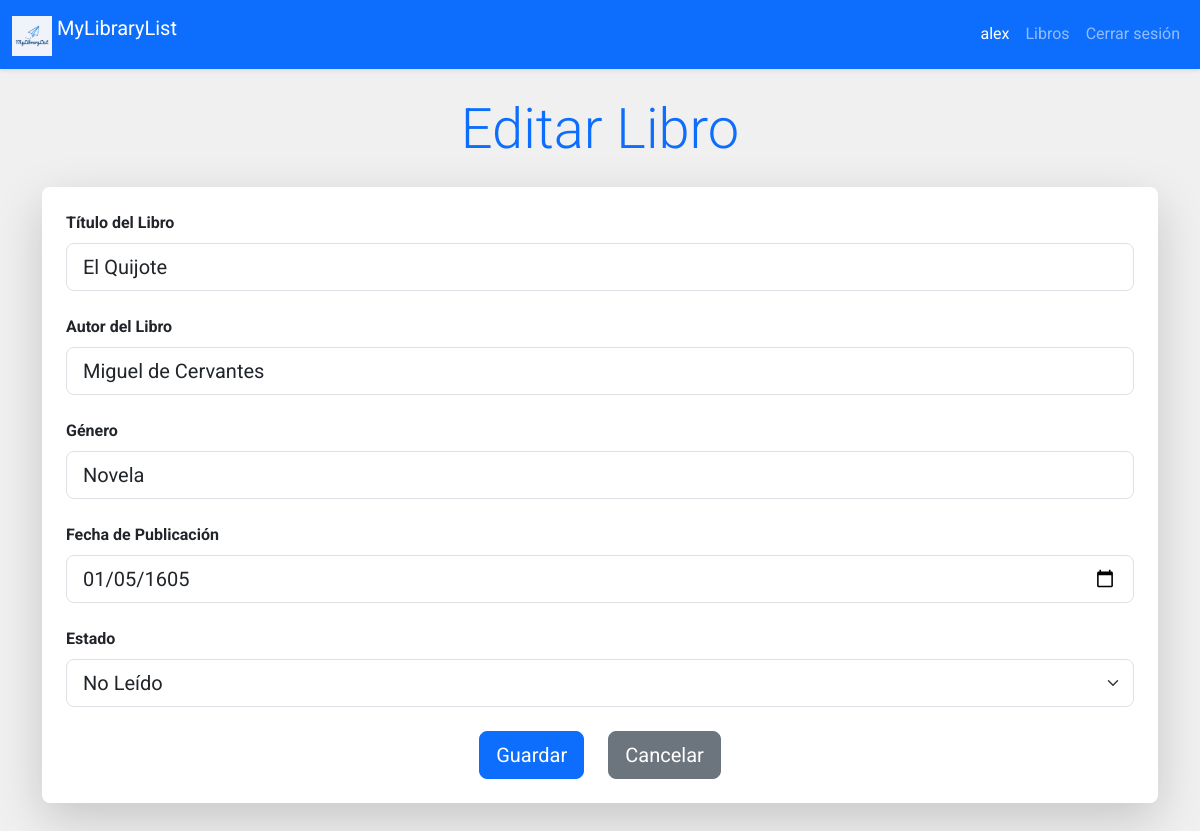
/library/update/6 (signed in), run on the app's committed database.
### app/models.py (models this page shows, shortened)
class User(db.Model):
    id = db.Column(db.Integer, primary_key=True)
    username = db.Column(db.String(20), unique=True, nullable=False)
    password = db.Column(db.Text, nullable=False)

class Libro(db.Model):
    id = db.Column(db.Integer, primary_key=True)
    created_by = db.Column(db.Integer, db.ForeignKey('user.id'), nullable=False)
    title = db.Column(db.String(100), nullable=False)
    author = db.Column(db.String(100), nullable=False)
    genre = db.Column(db.String(50), nullable=False)
    published_date = db.Column(db.Date, nullable=False)
    state = db.Column(db.Boolean, default = False)

### app/library.py (the view, shortened to what this page needs)
@bp.route('/update/<int:id>', methods=('GET', 'POST'))
@login_required
def update(id):
    libro = get_libro(id)
    return render_template('library/update.html', libro = libro)

### app/auth.py (called while the page is built)
@bp.before_app_request
def load_logged_in_user():
    user_id = session.get('user_id')
    if user_id is None:
        g.user = None
    else:
        g.user = User.query.get_or_404(user_id)

def login_required(view):
    @functools.wraps(view)
    def wrapped_view(**kwargs):
        if g.user is None:
            return redirect(url_for('auth.login'))
        return view(**kwargs)
    return wrapped_view

### app/library.py (called while the page is built)
def get_libro(id):
    libro = Libro.query.get_or_404(id)
    return libro

### app/templates/library/update.html (shortened to what this page needs)
{% extends 'base.html' %}
{% block content %}
<section class="container my-5">
  <h3 class="text-center display-4 text-primary mb-4">{% block title %} Editar Libro {% endblock title %}</h3>
  <div class="card shadow-lg border-0 rounded-3">
    <div class="card-body">
      <form action="{{ url_for('library.update', id=libro.id) }}" method="post">
        <div class="mb-4">
          <label for="title" class="form-label"><strong>Título del Libro</strong></label>
          <input type="text" class="form-control form-control-lg" id="title" name="title" placeholder="Introduce el título del libro" required value="{{ libro.title }}">
        </div>
        <div class="mb-4">
          <label for="author" class="form-label"><strong>Autor del Libro</strong></label>
          <input type="text" class="form-control form-control-lg" id="author" name="author" placeholder="Introduce el nombre del autor" required value="{{ libro.author }}">
        </div>
        <div class="mb-4">
          <label for="genre" class="form-label"><strong>Género</strong></label>
          <input type="text" class="form-control form-control-lg" id="genre" name="genre" placeholder="Introduce el género del libro" required value="{{ libro.genre }}">
        </div>
        <div class="mb-4">
          <label for="published_date" class="form-label"><strong>Fecha de Publicación</strong></label>
          <input type="date" class="form-control form-control-lg" id="published_date" name="published_date" required value="{{ libro.published_date }}">
        </div>
        <div class="mb-4">
          <label for="state" class="form-label"><strong>Estado</strong></label>
          <select class="form-select form-select-lg" id="state" name="state">
            <option value="false" {% if not libro.state %}selected{% endif %}>No Leído</option>
          </select>
        </div>
        <div class="d-flex justify-content-center gap-4">
          <button type="submit" class="btn btn-primary btn-lg" id="uEditar">
             Guardar
          </button>
          <a href="{{ url_for('library.index') }}" class="btn btn-secondary btn-lg">
             Cancelar
          </a>
        </div>
      </form>
    </div>
  </div>
</section>
{% endblock content %}

### app/templates/base.html (shortened to what this page needs)
<!DOCTYPE html>
<html lang="es">
  <head>
    <link
      href="https://cdn.jsdelivr.net/npm/bootstrap@5.3.3/dist/css/bootstrap.min.css"
      rel="stylesheet"
    />
    <link href="{{ url_for('static', filename='css/style.css') }}" rel="stylesheet">
    <link rel="stylesheet" href="https://cdnjs.cloudflare.com/ajax/libs/animate.css/4.1.1/animate.min.css"/>
  </head>
  <body data-bs-spy="scroll" data-bs-target="#navbarNav" data-bs-offset="50">
    <nav class="navbar navbar-expand-lg navbar-dark bg-primary shadow-sm fixed-top">
      <div class="container-fluid">
        <a class="navbar-brand" href="{{ url_for('index') }}">
          <img src="{{ url_for('static', filename='img/logo.png') }}" alt="Logo" width="40" class="d-inline-block align-text-top">
          MyLibraryList
        </a>
        <div class="collapse navbar-collapse" id="navbarNav">
          <ul class="navbar-nav ms-auto">
            {% if g.user %}
              <li class="nav-item">
                <span class="nav-link active">{{ g.user.username }}</span>
              </li>
              <li class="nav-item">
                <a class="nav-link" href="{{ url_for('library.index') }}">Libros</a>
              </li>
              <li class="nav-item">
                <a class="nav-link" href="{{ url_for('auth.logout') }}">Cerrar sesión</a>
              </li>
            {% endif %}
          </ul>
        </div>
      </div>
    </nav>
     <br>
     <br>
    {% block content %} {% endblock %}
  </body>
</html>

### app/static/css/style.css (style rules this page uses)
body { background-color: #f0f0f0; font-family: 'Roboto', sans-serif; }
.card { border-radius: 10px; box-shadow: 0 4px 12px rgba(0, 0, 0, 0.1); }
.card-body { padding: 1.5rem; }
.btn-primary { transition: transform 0.3s ease; }
.card { transition: transform 0.3s ease, box-shadow 0.3s ease; }

### data on the page
User: user.username "alex"
Libro: title "El Quijote", author "Miguel de Cervantes", genre "Novela", published_date "01/05/1605", state "No Leído"
